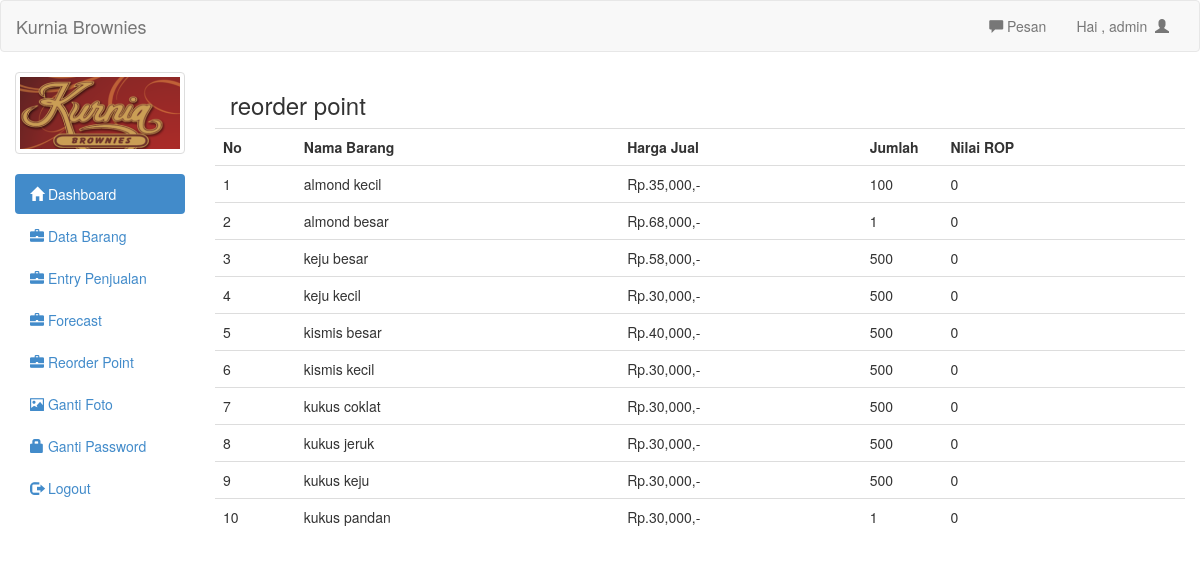
/admin/rop.php (signed in), run on the app's committed database.
### tables this page shows
CREATE TABLE `barang` (
  `id` int(11) NOT NULL,
  `nama` text NOT NULL,
  `jenis` text NOT NULL,
  `suplier` text NOT NULL,
  `modal` int(11) NOT NULL,
  `harga` int(11) NOT NULL,
  `jumlah` int(11) NOT NULL,
  `sisa` int(11) NOT NULL,
  `rop` int(11) NOT NULL
);

### admin/rop.php (the view, shortened to what this page needs)
<?php
include 'header.php';
?>
<div class="col-md-10">
	<h3>reorder point</h3>
</div>
<?php
$per_hal=10;
$page = (isset($_GET['page'])) ? (int)$_GET['page'] : 1;
$start = ($page - 1) * $per_hal;
?>
<table class="table table-hover">
	<tr>
		<th class="col-md-1">No</th>
		<th class="col-md-4">Nama Barang</th>
		<th class="col-md-3">Harga Jual</th>
		<th class="col-md-1">Jumlah</th>
		<th class="col-md-3">Nilai ROP</th>
	</tr>
	<?php
	if(isset($_GET['cari'])){
		$cari=mysql_real_escape_string($_GET['cari']);
		$brg=mysql_query("select * from barang where nama like '$cari' or jenis like '$cari'");
	}else{
		$brg=mysql_query("select * from barang limit $start, $per_hal");
	}
	$no=1;
	while($b=mysql_fetch_array($brg)){
		?>
		<tr>
			<td><?php echo $no++ ?></td>
			<td><?php echo $b['nama'] ?></td>
			<td>Rp.<?php echo number_format($b['harga']) ?>,-</td>
			<td><?php echo $b['jumlah'] ?></td>
			<td>
				<?php echo $b['rop'] ?>
			</td>
		</tr>
		<?php
	}
	?>
</table>
<?php
include 'footer.php';
?>

### admin/header.php (shortened to what this page needs)
<!DOCTYPE html>
<html>
<head>
	<link rel="stylesheet" type="text/css" href="../assets/css/bootstrap.css">
	<link rel="stylesheet" type="text/css" href="../assets/js/jquery-ui/jquery-ui.css">
</head>
<body>
	<div class="navbar navbar-default">
		<div class="container-fluid">
			<div class="navbar-header">
				<a href="http://www.malasngoding.com" class="navbar-brand">Kurnia Brownies</a>
			</div>
			<div class="collapse navbar-collapse">
				<ul class="nav navbar-nav navbar-right">
					<li><a id="pesan_sedia" href="#" data-toggle="modal" data-target="#modalpesan"><span class='glyphicon glyphicon-comment'></span>  Pesan</a></li>
					<li><a class="dropdown-toggle" data-toggle="dropdown" role="button" href="#">Hai , <?php echo $_SESSION['uname']  ?>&nbsp&nbsp<span class="glyphicon glyphicon-user"></span></a></li>
				</ul>
			</div>
		</div>
	</div>
	<div class="col-md-2">
		<div class="row">
			<?php
			$use=$_SESSION['uname'];
			$fo=mysql_query("select foto from admin where uname='$use'");
			while($f=mysql_fetch_array($fo)){
				?>
				<div class="col-xs-6 col-md-12">
					<a class="thumbnail">
						<img class="img-responsive" src="foto/<?php echo $f['foto']; ?>">
					</a>
				</div>
				<?php
			}
			?>
		</div>
		<ul class="nav nav-pills nav-stacked">
			<li class="active"><a href="index.php"><span class="glyphicon glyphicon-home"></span>  Dashboard</a></li>
			<li><a href="barang.php"><span class="glyphicon glyphicon-briefcase"></span>  Data Barang</a></li>
			<li><a href="barang_laku.php"><span class="glyphicon glyphicon-briefcase"></span>  Entry Penjualan</a></li>
			<li><a href="rop.php"><span class="glyphicon glyphicon-briefcase"></span>  Forecast</a></li>
			<li><a href="rop.php"><span class="glyphicon glyphicon-briefcase"></span>  Reorder Point</a></li>
			<li><a href="ganti_foto.php"><span class="glyphicon glyphicon-picture"></span>  Ganti Foto</a></li>
			<li><a href="ganti_pass.php"><span class="glyphicon glyphicon-lock"></span> Ganti Password</a></li>
			<li><a href="logout.php"><span class="glyphicon glyphicon-log-out"></span>  Logout</a></li>
		</ul>
	</div>
	<div class="col-md-10">

### data on the page
barang: nama "almond kecil", harga "35,000", jumlah "100", rop "0"
barang: nama "almond besar", harga "68,000", jumlah "1", rop "0"
barang: nama "keju besar", harga "58,000", jumlah "500", rop "0"
barang: nama "keju kecil", harga "30,000", jumlah "500", rop "0"
barang: nama "kismis besar", harga "40,000", jumlah "500", rop "0"
barang: nama "kismis kecil", harga "30,000", jumlah "500", rop "0"
barang: nama "kukus coklat", harga "30,000", jumlah "500", rop "0"
barang: nama "kukus jeruk", harga "30,000", jumlah "500", rop "0"
barang: nama "kukus keju", harga "30,000", jumlah "500", rop "0"
barang: nama "kukus pandan", harga "30,000", jumlah "1", rop "0"

### other printed values
$_SESSION['uname'] "admin"
